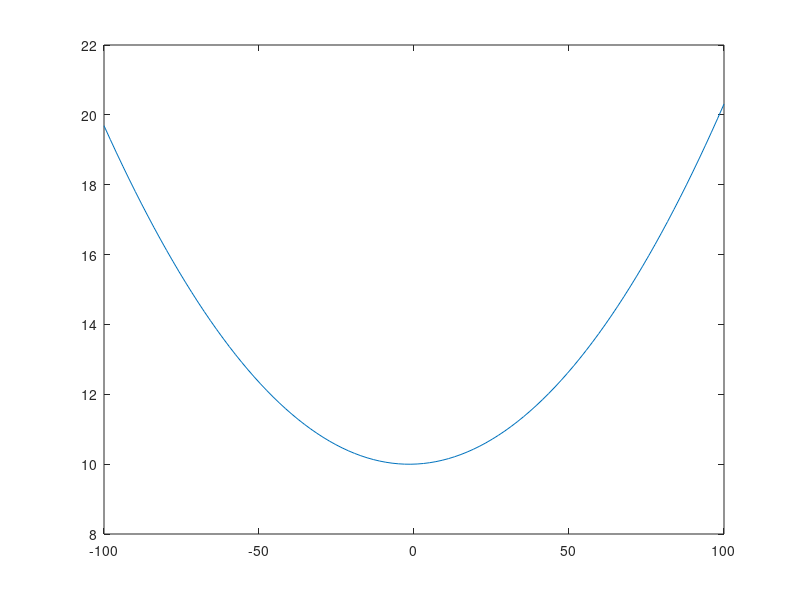

The MATLAB source for this figure: (Note: this script raises an error after producing the figure.)
%%
prev_chest_c = 79.8;
avg_chest_c = 70;
range = 19;
relative_c = 0.4956;

phi = 0.77;
phi = 0.2475*pi;
f = 0.21;
dt = 0.5;

%plotting the breathing f
t = 0:0.001:10;
f = 1.3;
plot(t,sin(t*f));grid on;
%the value of x(9) = sin(9*f)
t_9_f_9 = sin(9*f)
%assume that on t=9 the there is a change in f
f = 1.5;
plot(t,sin(t*f));grid on;
t_10_f_1_2 = sin(10*f)
%now the value of x seems to have skipped several time steps

%sin(2*pi* f * dt + phi)


%plots:
t = 0:0.001:1;
%sinus curve
plot(t,sin(t*0.5*pi))
%inverse sinus
plot(t,asin(t)/pi * 2)


%%
clc
clear all
x = linspace(-100,100);
a = 0.001; b = 0.0031; c = 10;
f1 = a*x.^2 + b*x + c;
plot(x,f1)
syms x a b c
f1 = a*x.^2 + b*x + c
f2 = diff(f1)
% b + 2*a*x
f3 = b + 2*a*x;
%%
clear all
% x = linspace(-100,100);
% a = 0.001; b = 0.0031; c = 10;
% f3 = b + 2*a*x;
% find(min(f3) == f3)
% plot(x,f3)


mini = 30;
maxi = 250;
x = 30:2:250; %linspace
a = 0.001; b = 0.0031; c = 10;
f3 = b + 2*a*x;
min([1 1]);
min(f3)

% index = find(min(f2) == f2)
% f1(index)
% x(index)
% f2 = simplify(f2)
% pretty(f2)
% crit_pts = solve(f1)
%  -(b + (b^2 - 4*a*c)^(1/2))/(2*a)
%  -(b - (b^2 - 4*a*c)^(1/2))/(2*a)
%%
% function result = red_green_graph(model, trace, parameters, t)
   starting_dir = l2.getall(trace, t+1, 'desire', predicate('starting_dir', NaN)).arg{1}.arg{1};
   image=zeros(300,400,3);
   if starting_dir == '1 in'
	image(:,:,2)=1; %green
   elseif starting_dir == '3 out'
   	image(:,:,1)=1; %red
   else image(:,:,3)=1; %blue
   end
   figure, imshow(image)
% end

%%
image=zeros(300,400,3);
image(:,:,2)=1; %green
image(:,:,1)=1; %red
image(:,:,3)=1; %blue
figure, imshow(image)
%%
Y = [1, 5, 3;
     3, 2, 7;
     1, 5, 3;
     2, 6, 1];
h = area(Y,'LineStyle',':');
Y = [1 1];
h = area(Y,'LineStyle',':');
h(1).FaceColor = [1 0 0];% red
h(1).FaceColor = [0 0 1];% blue
h(1).FaceColor = [1 1 0];% yellow
h(1).FaceColor = [0 0.5 0];% green
% h(1).FaceColor = [0 0 0];% black
